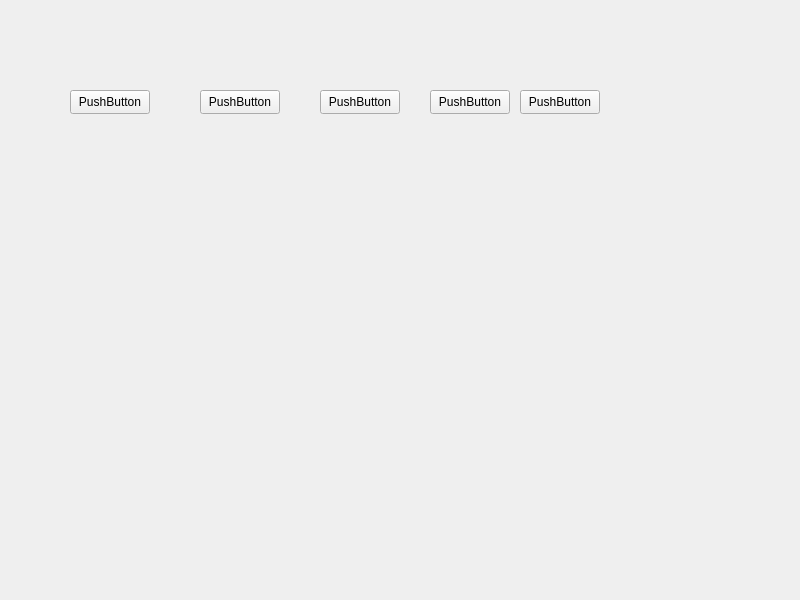
<?xml version="1.0" encoding="UTF-8"?>
<ui version="4.0">
 <class>Widget</class>
 <widget class="QWidget" name="Widget">
  <property name="geometry">
   <rect>
    <x>0</x>
    <y>0</y>
    <width>800</width>
    <height>600</height>
   </rect>
  </property>
  <property name="windowTitle">
   <string>Widget</string>
  </property>
  <widget class="QPushButton" name="pushButton">
   <property name="geometry">
    <rect>
     <x>70</x>
     <y>90</y>
     <width>80</width>
     <height>24</height>
    </rect>
   </property>
   <property name="text">
    <string>PushButton</string>
   </property>
  </widget>
  <widget class="QPushButton" name="pushButton_2">
   <property name="geometry">
    <rect>
     <x>200</x>
     <y>90</y>
     <width>80</width>
     <height>24</height>
    </rect>
   </property>
   <property name="text">
    <string>PushButton</string>
   </property>
  </widget>
  <widget class="QPushButton" name="pushButton_3">
   <property name="geometry">
    <rect>
     <x>320</x>
     <y>90</y>
     <width>80</width>
     <height>24</height>
    </rect>
   </property>
   <property name="text">
    <string>PushButton</string>
   </property>
  </widget>
  <widget class="QPushButton" name="pushButton_4">
   <property name="geometry">
    <rect>
     <x>430</x>
     <y>90</y>
     <width>80</width>
     <height>24</height>
    </rect>
   </property>
   <property name="text">
    <string>PushButton</string>
   </property>
  </widget>
  <widget class="QPushButton" name="pushButton_5">
   <property name="geometry">
    <rect>
     <x>520</x>
     <y>90</y>
     <width>80</width>
     <height>24</height>
    </rect>
   </property>
   <property name="text">
    <string>PushButton</string>
   </property>
  </widget>
 </widget>
 <resources/>
 <connections/>
</ui>
